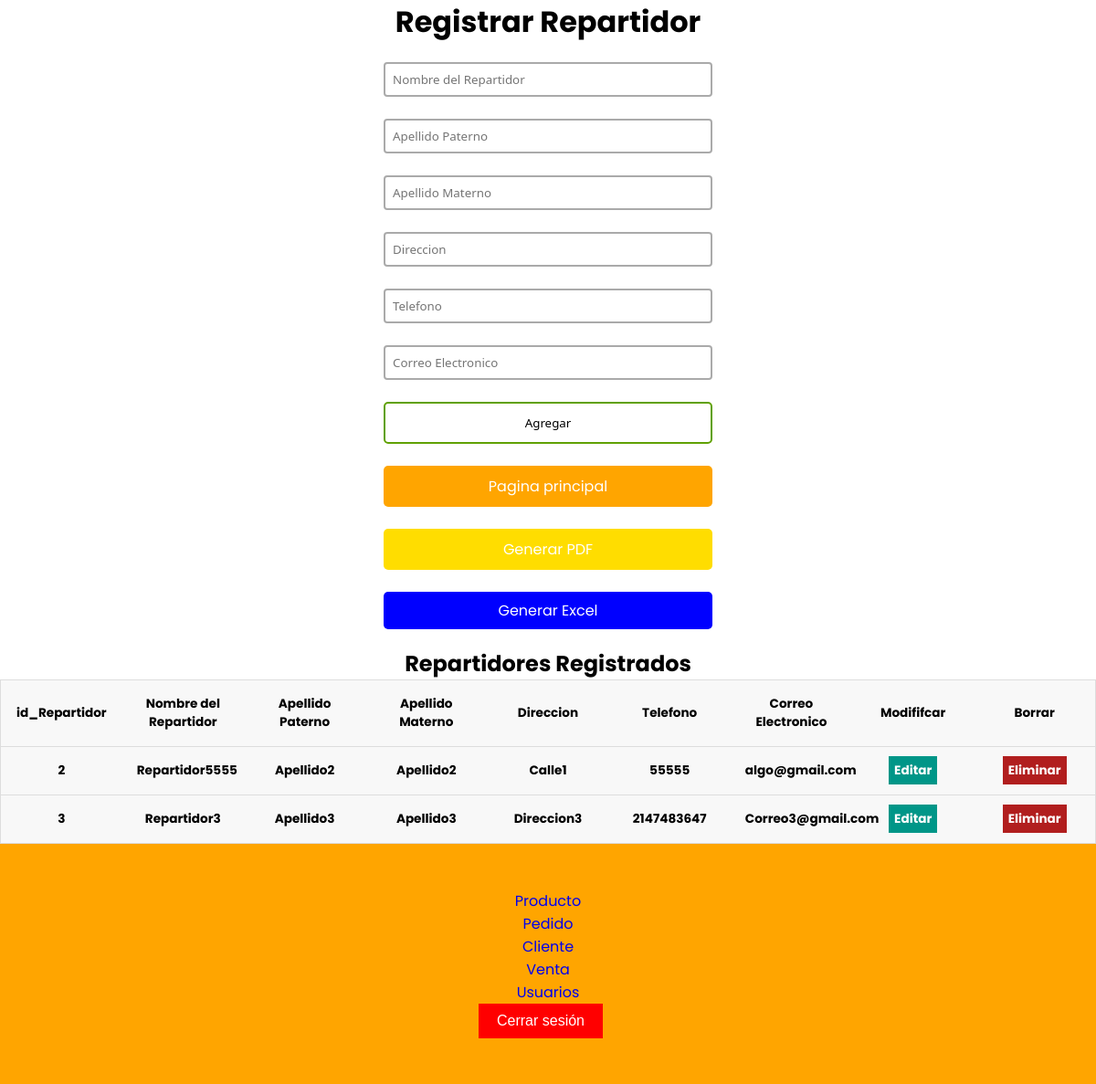
/index_repartidor.php (signed in), run on the app's committed database.
### tables this page shows
CREATE TABLE `repartidor` (
  `id_repartidor` bigint(20) UNSIGNED NOT NULL,
  `nombre_repartidor` varchar(50) DEFAULT NULL,
  `apellido_paterno` varchar(50) DEFAULT NULL,
  `apellido_materno` varchar(50) DEFAULT NULL,
  `Direccion` varchar(100) DEFAULT NULL,
  `Telefono` int(11) DEFAULT NULL,
  `correo_electronico` varchar(20) DEFAULT NULL
);

### index_repartidor.php (the view, shortened to what this page needs)
<?php
$con = connection();
$sql = "SELECT * FROM repartidor";
$query = mysqli_query($con, $sql);
?>
<!DOCTYPE html>
<html lang="en">
<head>
    <link href="css/style1.css?2.00" rel="stylesheet">
    <link rel="stylesheet" href="css/style.css">
</head>
<body>
    <div class="users-form">
        <h1>Registrar Repartidor</h1>
        <form action="insert_repartidor.php" method="POST">
            <input type="text" name="nombre_repartidor" placeholder="Nombre del Repartidor">
            <input type="text" name="apellido_paterno" placeholder="Apellido Paterno">
            <input type="text" name="apellido_materno" placeholder="Apellido Materno">
            <input type="text" name="Direccion" placeholder="Direccion">
            <input type="text" name="Telefono" placeholder="Telefono">
            <input type="text" name="correo_electronico" placeholder="Correo Electronico">
            <input type="submit" value="Agregar" onclick="alerta()">
            <a href="Menu_admin.php" class="orange-button">Pagina principal</a>
           <a href="reportes_repartidor.php" class="yellow-button">Generar PDF</a>
           <a href="excel_repartidor.php" class="blue-button">Generar Excel</a>
        </form>
    </div>
    <div class="users-table">
        <h2>Repartidores Registrados</h2>
        <table>
            <thead>
                <tr>
                    <th>id_Repartidor</th>
                    <th>Nombre del Repartidor</th>
                    <th>Apellido Paterno</th>
                    <th>Apellido Materno</th>
                    <th>Direccion</th>
                    <th>Telefono</th>
                    <th>Correo Electronico</th>
                    <th>Modififcar</th>
                    <th>Borrar</th>
                </tr>
            </thead>
            <tbody>
                <?php while ($row = mysqli_fetch_array($query)): ?>
                    <tr>
                        <th><?= $row['id_repartidor'] ?></th>
                        <th><?= $row['nombre_repartidor'] ?></th>
                        <th><?= $row['apellido_paterno'] ?></th>
                        <th><?= $row['apellido_materno'] ?></th>
                        <th><?= $row['Direccion'] ?></th>
                        <th><?= $row['Telefono'] ?></th>
                        <th><?= $row['correo_electronico'] ?></th>
                        <th><a href="update_repartidor.php?id=<?= $row['id_repartidor'] ?>" class="users-table--edit">Editar</a></th>
                        <th><a href="delete_repartidor.php?id=<?= $row['id_repartidor'] ?>" class="users-table--delete" >Eliminar</a></th>
                    </tr>
                <?php endwhile; ?>
            </tbody>
        </table>
    </div>
</body>
     <footer>
  <nav>
    <ul>
      <li><a href="index_producto.php">Producto</a></li>
      <li><a href="index_pedido.php">Pedido</a></li>
      <li><a href="index_cliente.php">Cliente</a></li>
      <li><a href="index_venta.php">Venta</a></li>
      <li><a href="index_usuario.php">Usuarios</a></li>
    </ul>
    <form action="auth.php" method="GET" class="logout-form">
    <button type="submit" class="logout-button">Cerrar sesión</button>
</form>
  </nav>
</footer>
</html>

### css/style1.css (style rules this page uses)
* { box-sizing: border-box; margin: 0; padding: 0; }
html { font-family: 'Segoe UI', sans-serif; text-align: center; }
a { text-decoration: none; }
.users-form form { display: flex; flex-direction: column; gap: 24px; width: 30%; margin: 20px auto; text-align: center; }
.users-form form input { font-family: 'Segoe UI', sans-serif; }
.users-form form input[type=text], .users-form form input[type=password], .users-form form input[type=email] { padding: 8px; border:2px solid #aaa; border-radius:4px; outline:none; transition:.3s; }
.users-form form input[type=submit] { border: none; padding: 12px 50px; text-decoration: none; transition-duration: 0.4s; cursor: pointer; border-radius: 5px; background-color: white; color: black; border: 2px solid #60a100; }
.users-table table { border: 1px solid #ccc; border-collapse: collapse; margin: 0; padding: 0; width: 100%; table-layout: fixed; }
table tr { background-color: #f8f8f8; border: 1px solid #ddd; padding: 4px; }
table th { padding: 16px; text-align: center; font-size: .85em; }
.users-table--edit { background: #009688; padding: 6px; color: #fff; text-align: center; font-weight: bold; }
.users-table--delete { background: #b11e1e; padding: 6px; color: #fff; text-align: center; font-weight: bold; }
.orange-button { background-color: orange; color: white; padding: 10px 20px; text-decoration: none; border-radius: 5px; }
.logout-form button { background-color: #ff0000; color: white; border: none; padding: 10px 20px; text-align: center; text-decoration: none; display: inline-block; font-size: 16px; cursor: pointer; }
.yellow-button { background-color: rgb(255, 221, 0); color: white; padding: 10px 20px; text-decoration: none; border-radius: 5px; }
.blue-button { background-color: rgb(0, 8, 255); color: white; padding: 10px 20px; text-decoration: none; border-radius: 5px; }
.blue-button { display: inline-block; padding: 0.5rem 1rem; background-color: blue; color: white; text-decoration: none; }
.logout-button { margin-right: 1rem; }

### css/style.css (style rules this page uses)
* { margin: 0; padding: 0; box-sizing: border-box; text-decoration: none; list-style: none; }
body { font-family: 'Poppins', sans-serif; }
footer { padding: 50px 100px; }
footer { background-color: #ffa500; }
.logout-form button { background-color: #ff0000; color: white; border: none; padding: 10px 20px; text-align: center; text-decoration: none; display: inline-block; font-size: 16px; cursor: pointer; }

### data on the page
repartidor: id_repartidor "2", nombre_repartidor "Repartidor5555", apellido_paterno "Apellido2", apellido_materno "Apellido2", Direccion "Calle1", Telefono "55555", correo_electronico "algo@gmail.com"
repartidor: id_repartidor "3", nombre_repartidor "Repartidor3", apellido_paterno "Apellido3", apellido_materno "Apellido3", Direccion "Direccion3", Telefono "2147483647", correo_electronico "Correo3@gmail.com"
